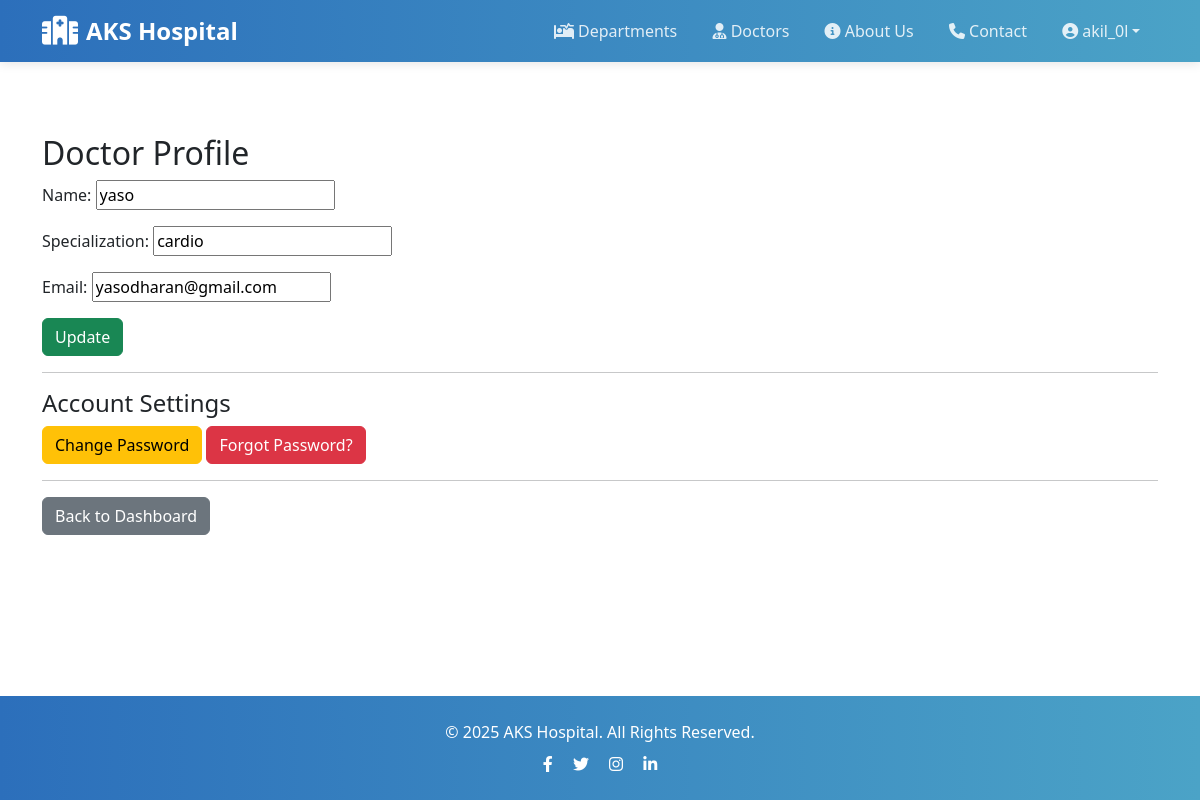
The page /doctor/profile/ (signed in) on the database its author committed.
### core/models.py (models this page shows, shortened)
class CustomUser(AbstractUser):
    ROLE_CHOICES = (
        ('patient', 'Patient'),
        ('doctor', 'Doctor'),
    )
    role = models.CharField(max_length=10, choices=ROLE_CHOICES, default='None', null=True)

class Doctor(models.Model):
    user = models.OneToOneField(settings.AUTH_USER_MODEL, on_delete=models.CASCADE, null=True)
    name = models.CharField(max_length=100)
    email = models.EmailField()
    phone = models.CharField(max_length=15)
    department = models.ForeignKey(Department, on_delete=models.SET_NULL, null=True)
    specialization = models.CharField(max_length=100)
    is_featured = models.BooleanField(default=False)
    DAYS_OF_WEEK = [
        ('Mon', 'Monday'),
        ('Tue', 'Tuesday'),
        ('Wed', 'Wednesday'),
        ('Thu', 'Thursday'),
        ('Fri', 'Friday'),
        ('Sat', 'Saturday'),
        ('Sun', 'Sunday'),
    ]
    available_days = models.JSONField(default=list)  # can store multiple days, e.g. ["Mon","Wed","Fri"]
    start_time = models.TimeField(default=time(9, 0))
    end_time = models.TimeField(null=True, blank=True)

### core/views.py (the view)
# urls.py: path('doctor/profile/', views.doctor_profile, name='doctor_profile'),
@login_required
def doctor_profile(request):
    doctor = request.user.doctor  # get current doctor's profile
    if request.method == 'POST':
        form = DoctorProfileForm(request.POST, instance=doctor)
        if form.is_valid():
            form.save()
            messages.success(request, "Profile updated successfully!")
            return redirect('doctor_dashboard')
    else:
        form = DoctorProfileForm(instance=doctor)
    return render(request, 'core/doctor_profile.html', {'form': form})

### core/forms.py (shortened to what this page needs)
class DoctorProfileForm(forms.ModelForm):
    class Meta:
        model = Doctor
        fields = ['name', 'specialization', 'email']

### core/templates/core/doctor_profile.html (shortened to what this page needs)
{% extends "base.html" %}
{% block content %}
<div class="container mt-5">
    <h2>Doctor Profile</h2>
    <form method="post">
        {{ form.as_p }}
        <button type="submit" class="btn btn-success">Update</button>
    </form>
    <hr>
    <h4>Account Settings</h4>
    <p>
        <a href="{% url 'doctor_change_password' %}" class="btn btn-warning">Change Password</a>
        <a href="{% url 'doctor_password_reset' %}" class="btn btn-danger">Forgot Password?</a>
    </p>
    <hr>
    <a href="{% url 'doctor_dashboard' %}" class="btn btn-secondary">Back to Dashboard</a>
</div>
{% endblock %}

### core/templates/base.html (shortened to what this page needs)
{% load static %}
<!DOCTYPE html>
<html lang="en">
<head>
    <link href="https://cdn.jsdelivr.net/npm/bootstrap@5.3.3/dist/css/bootstrap.min.css" rel="stylesheet">
    <link rel="stylesheet" href="https://cdn.jsdelivr.net/npm/bootstrap-icons@1.11.0/font/bootstrap-icons.css">
    <link rel="stylesheet" href="https://cdnjs.cloudflare.com/ajax/libs/font-awesome/6.4.0/css/all.min.css">
    <link rel="stylesheet" href="{% static 'css/style.css' %}">
</head>
<body>
    <nav class="navbar navbar-expand-lg navbar-dark sticky-top">
        <div class="container">
            <a class="navbar-brand" href="{% url 'home' %}">
                <i class="fas fa-hospital"></i>AKS Hospital
            </a>
            <div class="collapse navbar-collapse" id="mainNav">
                <ul class="navbar-nav ms-auto align-items-lg-center">
                    <li class="nav-item"><a class="nav-link" href="{% url 'departments_list' %}"><i class="fas fa-procedures"></i> Departments</a></li>
                    <li class="nav-item"><a class="nav-link" href="{% url 'doctors' %}"><i class="fas fa-user-md"></i> Doctors</a></li>
                    <li class="nav-item"><a class="nav-link" href="#"><i class="fas fa-info-circle"></i> About Us</a></li>
                    <li class="nav-item"><a class="nav-link" href="#"><i class="fas fa-phone"></i> Contact</a></li>
                    {% if user.is_authenticated %}
                        <li class="nav-item dropdown">
                            <a class="nav-link dropdown-toggle d-flex align-items-center" href="#" role="button" data-bs-toggle="dropdown" aria-expanded="false">
                                <i class="fas fa-user-circle me-1"></i> {{ user.username }}
                            </a>
                        </li>
                    {% else %}
                        <li class="nav-item"><a class="nav-link" href="{% url 'login' %}"><i class="fas fa-sign-in-alt"></i> Login</a></li>
                    {% endif %}
                </ul>
            </div>
        </div>
    </nav>
    <main class="py-4">
        {% block content %}{% endblock %}
    </main>
    <footer class="text-center py-4 mt-auto">
        <div class="container">
            <p class="mb-0">© 2025 AKS Hospital. All Rights Reserved.</p>
            <div class="mt-2">
                <a href="#" class="text-white me-3"><i class="fab fa-facebook-f"></i></a>
                <a href="#" class="text-white me-3"><i class="fab fa-twitter"></i></a>
                <a href="#" class="text-white me-3"><i class="fab fa-instagram"></i></a>
                <a href="#" class="text-white"><i class="fab fa-linkedin-in"></i></a>
            </div>
        </div>
    </footer>
</body>
</html>

### core/templates/base.html (style rules this page uses)
:root { --primary: #2c6fbb; --secondary: #4ba3c7; --accent: #175676; --light: #f8f9fa; --dark: #343a40; }
body { font-family: 'Segoe UI', Tahoma, Geneva, Verdana, sans-serif; display: flex; flex-direction: column; min-height: 100vh; }
main { flex: 1; }
.navbar { background: linear-gradient(to right, var(--primary), var(--secondary)); padding: 0.5rem 0; box-shadow: 0 2px 10px rgba(0, 0, 0, 0.1); }
.navbar-brand { font-weight: 700; font-size: 1.5rem; color: white !important; display: flex; align-items: center; }
.navbar-brand i { margin-right: 8px; font-size: 1.8rem; }
.nav-link { color: rgba(255, 255, 255, 0.85) !important; font-weight: 500; padding: 0.5rem 1rem !important; margin: 0 0.1rem; border-radius: 6px; transition: all 0.3s; }
footer { background: linear-gradient(to right, var(--primary), var(--secondary)); color: white; padding: 1.5rem 0; margin-top: auto; }

### rows shown on the page
CustomUser: username "akil_0l"
Doctor: name "yaso", specialization "cardio", email "yasodharan@gmail.com"
